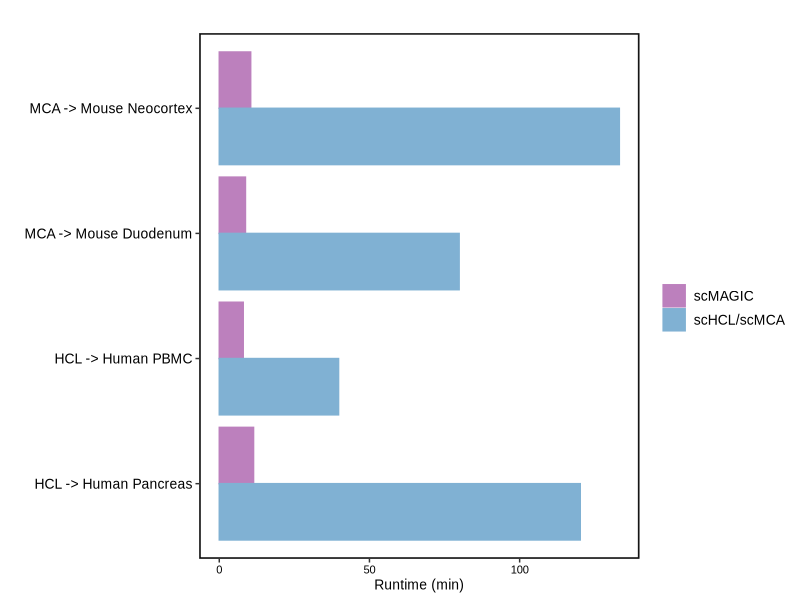

R code for this plot:
library(ggplot2)
path.res <- '/mdshare/node9/zy/scMAGIC/figure/atlas_anno/'

df.time <- data.frame(method = c(rep('scMAGIC', 4), rep('scHCL/scMCA', 4)),
                      dataset = rep(c('MCA -> Mouse Neocortex', 'MCA -> Mouse Duodenum', 
                                      'HCL -> Human Pancreas', 'HCL -> Human PBMC'), 2),
                      time = c(10.46, 8.72, 11.42, 7.98,
                               133.19, 79.86, 120.18, 39.72))

plot.bar <-
    ggplot(df.time, aes(x = dataset, y = time, color = method, fill = method)) +
    geom_bar(position = 'dodge', stat = 'identity') +
    scale_color_manual(breaks = c('scMAGIC', 'scHCL/scMCA'), values = c("#BC80BD", "#80B1D3")) +
    scale_fill_manual(breaks = c('scMAGIC', 'scHCL/scMCA'), values = c("#BC80BD", "#80B1D3")) +
    labs(title = "", y = 'Runtime (min)', x = '', color = '', fill = '') +
    coord_flip() +
    theme_bw() +
    theme(panel.background = element_rect(color = 'black', size = 1,
                                          fill = 'transparent'),
          panel.grid = element_blank(),
          axis.text.x = element_text(size = 8, color = 'black', family = 'Arial'),
          axis.text.y = element_text(size = 10, color = 'black', family = 'Arial'),
          axis.title = element_text(size = 10, family = 'Arial'),
          legend.text = element_text(size = 10, family = 'Arial'),
          legend.position = 'right',
          # legend.key.size = unit(1, 'cm'),
          legend.key = element_blank())
ggsave(filename = 'RunTime_atlas.png',
       path = path.res, plot = plot.bar,
       units = 'cm', height = 6, width = 14)

